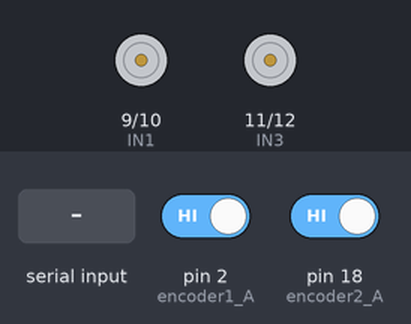
The sketch below on a simulated Arduino Mega 2560, built with avr-gcc and run on an emulated ATmega2560. Parts: motor-driver pin pairs drawn as motors (green arrow = first pin HIGH = forward, orange = second pin HIGH = backward, longer = more drive, scaled by the enable pin). The test bench sets the inputs (shaded band); at power-on: pin 2 (encoder1_A) HIGH, pin 18 (encoder2_A) HIGH.

Above: at 1.2 s.
1.3 s: "1" received over the second serial link
At 1.9 s:
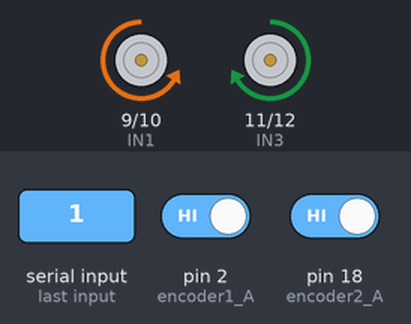
2.8 s: "2" received over the second serial link
At 4.0 s:
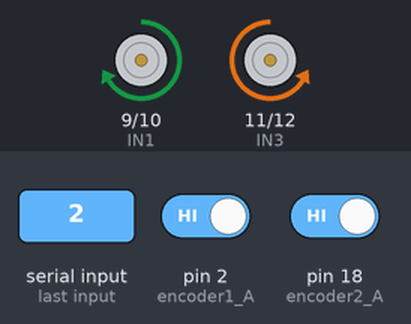
4.3 s: "3" received over the second serial link
At 5.4 s:
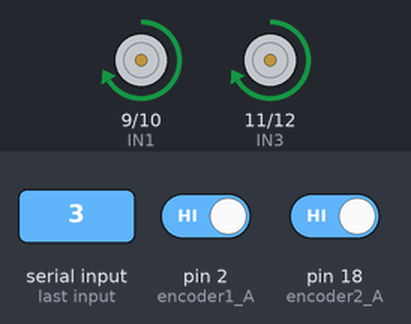
5.8 s: "4" received over the second serial link
At 6.5 s:
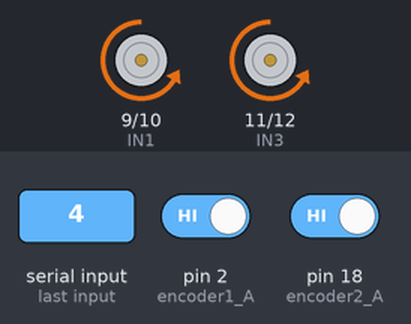
7.3 s: "0" received over the second serial link
At 7.7 s:
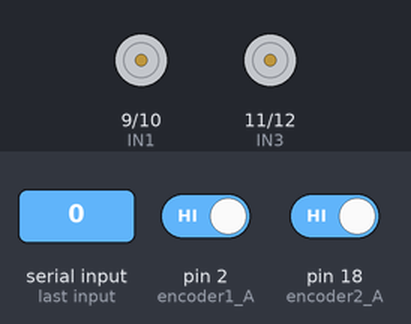
Timing chart, 0 to 9.8 s (numbered marks = the images above; inputs shaded):
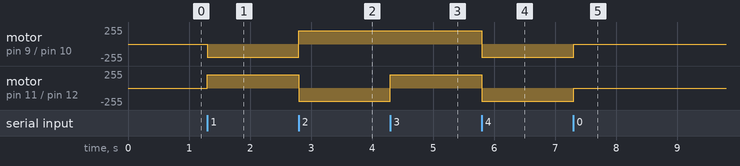

Measured:
- after the input at 1.3 s, motor on pin 9 (IN1) / pin 10 (IN2): stopped → backward 200/255 at once; motor on pin 11 (IN3) / pin 12 (IN4): stopped → forward 200/255 at once
- after the input at 2.8 s, motor on pin 9 (IN1) / pin 10 (IN2): backward 200/255 → forward 200/255 at once; motor on pin 11 (IN3) / pin 12 (IN4): forward 200/255 → backward 200/255 at once
- after the input at 4.3 s, motor on pin 11 (IN3) / pin 12 (IN4): backward 200/255 → forward 200/255 at once
- after the input at 5.8 s, motor on pin 9 (IN1) / pin 10 (IN2), motor on pin 11 (IN3) / pin 12 (IN4): forward 200/255 → backward 200/255 at once
- after the input at 7.3 s, motor on pin 9 (IN1) / pin 10 (IN2), motor on pin 11 (IN3) / pin 12 (IN4): backward 200/255 → stopped at once

The sketch:

bluetooh.ino
```cpp
#include <MsTimer2.h>

#define RAD2DEG(x)   (x*180.0/3.14159)
#define DEG2RAD(x)   (x*3.14159/180.0)
#define wheel_track 0.068 //양쪽 바뀌       // m 단위로 구할 것 0.1 -> 10cm

#define BTSerial Serial2
#define RxD 17
#define TxD 16
#define BT_BAUDRATE 9600

/////////////////// L298 ////////////////////
#define ENA 8
#define IN1 9
#define IN2 10
#define IN3 11
#define IN4 12
#define ENB 13

struct Pose2D
{
  double x;
  double y;
  double theta; //theta = radian
} my_odom;

const byte outPin = 13; // Output pin: digital pin 13(D13)
//const byte interruptPin1 = 20; // Interrupt pin: D2
//const byte interruptPin2 = 21; // Interrupt pin: D2
const byte encoder1_A = 2; // Interrupt pin: D2
const byte encoder1_B = 3; // Interrupt pin: D2
const byte encoder2_A = 18; // Interrupt pin: D2
const byte encoder2_B = 19; // Interrupt pin: D2
const byte resetPin = 5;
volatile byte state = 0;
//unsigned long cnt1 = 0; // 추가
//unsigned long cnt2 = 0; // 추가
long cnt1 = 0; // 추가
long cnt2 = 0; // 추가

long cnt1_old = 0; // 추가
long cnt2_old = 0; // 추가

double pulst_to_distance_left = 0.2 / 974.6;
double pulst_to_distance_right = 0.2 / 974.5;

const double odom_left = 0;
const double odom_right = 0;

double yaw = 0.0;
double yaw_degree = 0.0;
double yaw1 = 0.0; // 추가

double heading(double x, double y)
{
  double head = atan2(y, x); // Slope Y, Slope X  x = wheel_track
  return head;
}

void MsTimer2_ISR()
{
  double odom_left_delta = 0.0;
  double odom_right_delta = 0.0;
  double odom_center_delta = 0.0;
  long delta_encoder_left = 0;
  long delta_encoder_right = 0;
  double theta_delta = 0.0;
  double theta_delta_degree = 0.0;

  delta_encoder_left = cnt1 - cnt1_old;
  delta_encoder_right = cnt2 - cnt2_old;

  // Serial.print("theta_delta = "); Serial.print(theta_delta); Serial.print("    ");

  theta_delta_degree = DEG2RAD(theta_delta);
  //  Serial.print("theta_delta_degree = "); Serial.print(theta_delta_degree); Serial.print("    ");

  odom_left_delta = delta_encoder_left * pulst_to_distance_left;
  odom_right_delta = delta_encoder_right * pulst_to_distance_right;
  odom_center_delta = (odom_left_delta + odom_right_delta) * 0.5; // 안전성 나누기 지원 안하는 것도 있고 속도도 조금 더 빠르기 때문

  //  Serial.print("delta_encoder_left = ");  Serial.print( delta_encoder_left);  Serial.print("    ");
  // Serial.print("delta_encoder_right = "); Serial.print( delta_encoder_right); Serial.println("    ");

  // Serial.print("odom_left_delta = ");  Serial.print(odom_left_delta);  Serial.print("    ");
  //  Serial.print("odom_right_delta = "); Serial.print(odom_right_delta); Serial.println("    ");

  theta_delta = heading(wheel_track, (odom_right_delta - odom_left_delta));
  // Serial.print("delta theta radian: ");  Serial.print(theta_delta); Serial.println("    ");
  yaw += theta_delta;
  theta_delta_degree = RAD2DEG(theta_delta);
  // Serial.print("yaw radian: ");  Serial.print(yaw); Serial.println("    ");
  // Serial.print("delta theta degree: ");  Serial.print(theta_delta_degree); Serial.println("    ");
  yaw_degree += theta_delta_degree;
  // Serial.print("yaw degree: ");  Serial.print(yaw_degree); Serial.println("    ");

  my_odom.x += odom_center_delta * sin(theta_delta);
  my_odom.y += odom_center_delta * cos(theta_delta);
  my_odom.theta += theta_delta;

  // Serial.print("odom : ");
  // Serial.print(my_odom.x); Serial.print("    ");
  // Serial.print(my_odom.y); Serial.print("    ");
  //Serial.println(my_odom.theta); Serial.println("    ");

  cnt1_old = cnt1;
  cnt2_old = cnt2;
}

void update_odometry()
{
  // 엔코더 값에서 이동 거리를 계산합니다.
  double delta_encoder_left = cnt1 - cnt1_old;
  double delta_encoder_right = cnt2 - cnt2_old;
  double odom_left_delta = delta_encoder_left * pulst_to_distance_left;
  double odom_right_delta = delta_encoder_right * pulst_to_distance_right;
  double odom_center_delta = (odom_left_delta + odom_right_delta) * 0.5;

  // IMU에서 측정한 방향을 라디안으로 변환합니다.
  double theta_delta = DEG2RAD(yaw1);

  // 로봇의 위치와 방향을 업데이트합니다.
  my_odom.x += odom_center_delta * sin(theta_delta);
  my_odom.y += odom_center_delta * cos(theta_delta);
  my_odom.theta += theta_delta;

  // 업데이트된 엔코더 값 저장
  cnt1_old = cnt1;
  cnt2_old = cnt2;
}


////////// IMU //////////
#include <Wire.h>
#include <LSM303.h>

#define THRESHOLD_ANGLE1 15
#define THRESHOLD_ANGLE2 7

LSM303 compass;

float heading_angle      = 0.0;
float init_heading_angle = 17.0;   // 초기 방향
float target_heading_angle = 90;
float heading_angle_error = 0.0;  // error 값

void setup()
{
  pinMode(ENA, OUTPUT);
  pinMode(IN1, OUTPUT);
  pinMode(IN2, OUTPUT);

  pinMode(IN3, OUTPUT);
  pinMode(IN4, OUTPUT);
  pinMode(ENB, OUTPUT);

  pinMode(outPin, OUTPUT); // Output mode
  //  pinMode(interruptPin1, INPUT_PULLUP); // Input mode, pull-up
  //  pinMode(interruptPin2, INPUT_PULLUP); // Input mode, pull-up
  pinMode(encoder1_A, INPUT_PULLUP);
  pinMode(encoder1_B, INPUT_PULLUP);
  pinMode(encoder2_A, INPUT_PULLUP);
  pinMode(encoder2_B, INPUT_PULLUP);
  pinMode(resetPin, INPUT);
  //  attachInterrupt(digitalPinToInterrupt(interruptPin1), intfunc1, RISING); // Enable interrupt
  //  attachInterrupt(digitalPinToInterrupt(interruptPin2), intfunc2, RISING); // Enable interrupt
  attachInterrupt(digitalPinToInterrupt(encoder1_A), intfunc1, RISING); // Enable interrupt
  attachInterrupt(digitalPinToInterrupt(encoder2_A), intfunc2, RISING); // Enable interrupt

  my_odom.x = 0;   my_odom.y = 0;   my_odom.theta = 0;

  Serial.begin(115200);
  BTSerial.begin(BT_BAUDRATE);

  MsTimer2::set(100, MsTimer2_ISR); // 0.1초마다 작동
  MsTimer2::start();

  Wire.begin();  // IMU initiallize
  compass.init();
  compass.enableDefault();

  compass.m_min = (LSM303::vector<int16_t>)
  {
    -32767, -32767, -32767
  };
  compass.m_max = (LSM303::vector<int16_t>)
  {
    +32767, +32767, +32767
  };
}

void read_imu_sensor(void)
{
  compass.read();
  float heading1 = compass.heading();
  compass.read();
  float heading2 = compass.heading();
  heading_angle = (heading1 + heading2) / 2;
  heading_angle = 360 - heading_angle; // 회전 좌표계를 반시계 방향으로 할 것
  heading_angle_error = target_heading_angle - heading_angle;

  yaw1 = heading_angle; // IMU 측정값을 yaw1 변수에 저장

  if (heading_angle_error > 180)
  {
    heading_angle_error = heading_angle_error - 360;
  }
  else if (heading_angle_error < -180)
  {
    heading_angle_error = heading_angle_error + 360;
  }
  else
  {
    // 다른 작업 수행
  }
}


void imu_rotation(void)
{
  bool flag = true; // bool 타입은 true(1) 또는 false(0)
  while (flag)
  {
    read_imu_sensor();

    if (heading_angle_error > THRESHOLD_ANGLE1) // 반시계방향으로 회전
    {
      motor_L_control(-200);
      motor_R_control(200);
    }
    else if ((heading_angle_error >= THRESHOLD_ANGLE2) && (heading_angle_error <= THRESHOLD_ANGLE1)) //
    {
      motor_L_control(-200);
      motor_R_control(200);
    }
    else if ((heading_angle_error > -THRESHOLD_ANGLE2) && (heading_angle_error < THRESHOLD_ANGLE2)) // 정지
    {
      motor_L_control(0);
      motor_R_control(0);
      flag = false; // 루프를 빠져나오도록 설정
    }
    else if ((heading_angle_error >= -THRESHOLD_ANGLE1) && (heading_angle_error <= -THRESHOLD_ANGLE2)) //
    {
      motor_L_control(200);
      motor_R_control(-200);
    }
    else // heading_angle_error <-THRESHOLD_ANGLE // 시계방향으로 회전
    {
      motor_L_control(200);
      motor_R_control(-200);
    }
    Serial.print("Heading Angle Error : ");
    Serial.print(heading_angle_error); //heading_angle error 표시
    Serial.print(" = ");
    Serial.print(target_heading_angle);
    Serial.print(" - ");
    Serial.println(heading_angle); //heading_angle 표시
  }
}


void motor_R_control(int motor_speed_R) // 모터 A의 속도(speed)제어
{
  if (motor_speed_R >= 0)
  {
    digitalWrite(IN1, LOW);         //모터의 방향 제어
    digitalWrite(IN2, HIGH);
    if (motor_speed_R >= 255) motor_speed_R = 255;
    analogWrite(ENA, motor_speed_R); //모터의 속도 제어
  }
  else
  {
    digitalWrite(IN1, HIGH);
    digitalWrite(IN2, LOW);
    if (motor_speed_R <= -255) motor_speed_R = -255;
    analogWrite(ENA, -motor_speed_R);
  }
}

void motor_L_control(int motor_speed_L) // 모터 A의 속도(speed)제어
{
  if (motor_speed_L >= 0)
  {
    digitalWrite(IN3, HIGH);         //모터의 방향 제어
    digitalWrite(IN4, LOW);
    if (motor_speed_L >= 255) motor_speed_L = 255;
    analogWrite(ENB, motor_speed_L); //모터의 속도 제어
  }
  else
  {
    digitalWrite(IN3, LOW);
    digitalWrite(IN4, HIGH);
    if (motor_speed_L <= -255) motor_speed_L = -255;
    analogWrite(ENB, -motor_speed_L);
  }
}
void intfunc1()
{
  if (digitalRead(encoder1_B) == HIGH)
  {
    cnt1--;
  }
  else
  {
    cnt1++;
  }
}

void intfunc2()
{
  if (digitalRead(encoder2_B) == LOW)
  {
    cnt2--;
  }
  else
  {
    cnt2++;
  }
}

void loop()
{
  if (BTSerial.available())
  {
    char command = BTSerial.read();
    if (command == '1')
    {
      // Move forward
      motor_L_control(200);
      motor_R_control(200);
    }
    else if (command == '2')
    {
      // Move backward
      motor_L_control(-200);
      motor_R_control(-200);
    }
    else if (command == '3')
    {
      // Turn right
      motor_L_control(200);
      motor_R_control(-200);
    }
    else if (command == '4')
    {
      // Turn left
      motor_L_control(-200);
      motor_R_control(200);
    }
    else
    {
      // Stop
      motor_L_control(0);
      motor_R_control(0);
    }
  }
}
```
